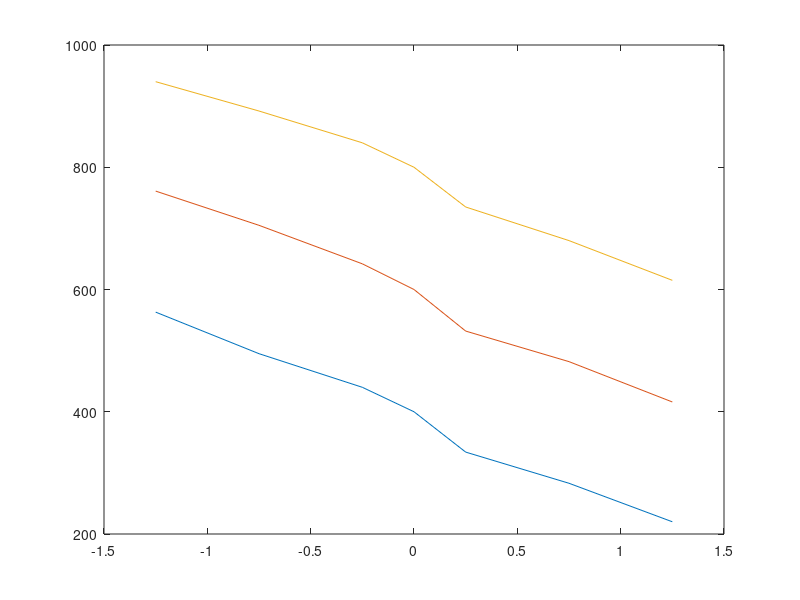

MATLAB code for this plot:
close all;
w_400 = [563, 495,440,400,334,283,220];
w_600 = [761, 705,642,600,532,482,416];
w_800 = [940, 892, 840, 800, 735, 680, 615];

M = [-1.25, -0.75, -0.25, 0, 0.25, 0.75, 1.25];

plot(M, w_400);
hold on;

plot(M, w_600);

plot(M, w_800);


